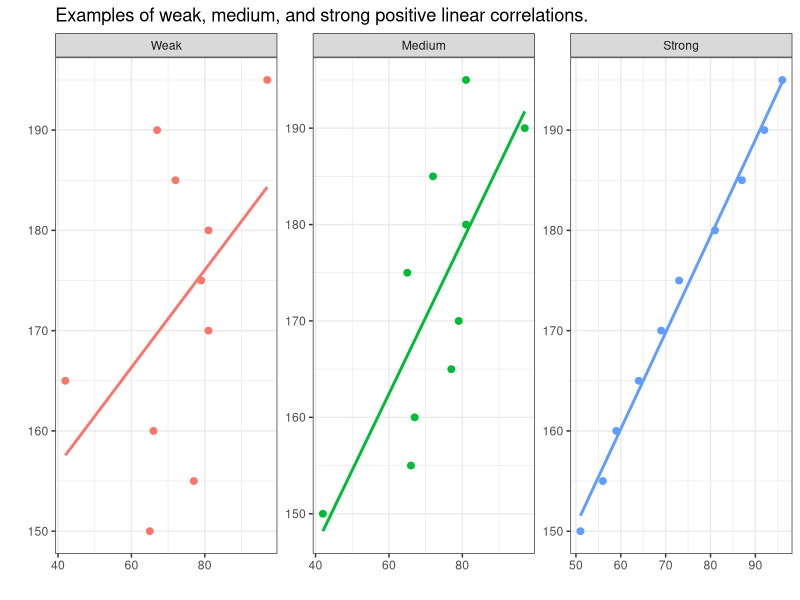
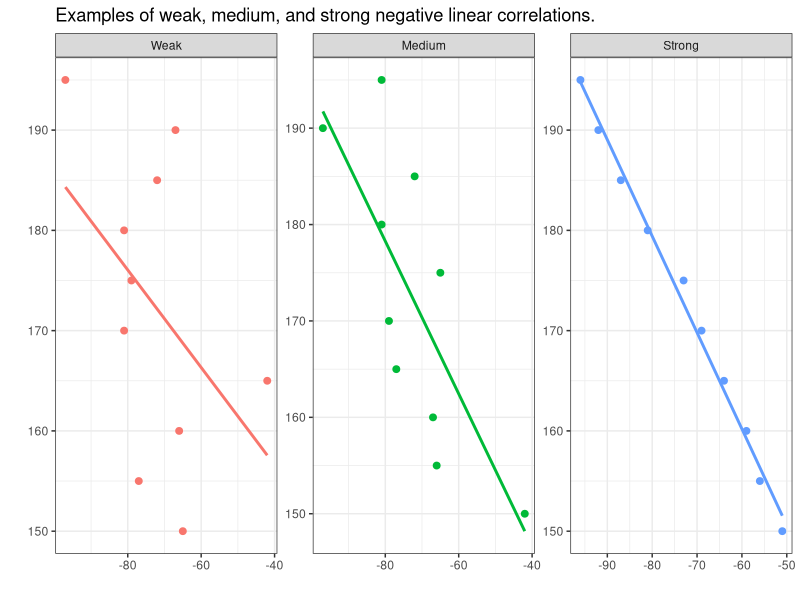

These charts were generated, in order, by the following R code:
## ---- chunk 1
library(tidyverse)
Class <- c("Experimental research",
            "Observational research", 
            "Observational research",
            "Observational research", 
            "Observational research")
Design <- c("Experimental",
            "Behavioral", 
            "Archival/Review",
            "Introspection", 
            "Questionnaire")
Example <- c("Reaction time measurements",
             "Corpus study",
             "Systematic literature review",
             "Grammaticality judgements",
             "Language use survey")
Directness <- c("high",
                "high",
                "low",
                "high",
                "medium")
Costs <- c("high/variable",
           "low/variable",
           "low",
           "low",
           "low")
Ext_Validity <- c("high",
                  "low/variable",
                  "low",
                  "low/variable",
                  "medium")
Int_Validity <- c("high",
                  "high",
                  "medium",
                  "high",
                  "medium")
Access_Participants <- c("low",
                         "medium",
                         "high",
                         "low",
                         "high")
# generate table
designs <- data.frame(
  Class, Design, Example, Directness, Costs, Ext_Validity, Int_Validity,  Access_Participants
)
colnames(designs) <- c("Type", "Research design", "Example", "Directness of access to phenomenon", "Cost/Labor intensity", "External validity (generalizability)", "Internal validity", "Ease of data collection (e.g. access to participants)")
# generate flextable object
library(flextable)

designs %>%
  as.data.frame() %>%
  flextable() %>%
  flextable::set_table_properties(width = .75, layout = "autofit") %>%
  flextable::theme_zebra() %>%
  flextable::fontsize(size = 12) %>%
  flextable::fontsize(size = 12, part = "header") %>%
  flextable::align_text_col(align = "center") %>%
  flextable::set_caption(caption = "Overview of advantages and disadvantages of different research designs.")  %>%
  flextable::merge_v(j = ~ Type) %>%
  flextable::border_outer()
## ---- chunk 2
variabletb <- matrix(c("Nominal Scaled / Categorical Variables", "Gender, Nationality, Part of Speech", "Ordinal Scaled Variables", "Graduation, School Grades, Military Rank", "Interval Scaled Variables", "Temperature, Acceptability Judgments", "Ratio-scaled Variables", "Age, Duration, Number of Syllables", "Variables reflecting counts", "Errors in 1000 word essays"), nrow = 5, byrow = T)
# add column and row names
colnames(variabletb) <- c("Variable Type", "Variable Level")
variabletb %>%
  as.data.frame() %>%
  flextable() %>%
  flextable::set_table_properties(width = .75, layout = "autofit") %>%
  flextable::theme_zebra() %>%
  flextable::fontsize(size = 12) %>%
  flextable::fontsize(size = 12, part = "header") %>%
  flextable::align_text_col(align = "center") %>%
  flextable::set_caption(caption = "Variable types/Variable scales with examples.")  %>%
  flextable::border_outer()
## ---- chunk 3
variableextb <- matrix(c("Carl Lewis", "Ben Johnson", "Steve Davis", "1", "2", "3", "9.86", "9.97", "10.06"), nrow = 3, byrow = F)
# add column and row names
colnames(variableextb) <- c("Name", "Rank", "Time")
# inspect data
variableextb %>%
  as.data.frame() %>%
  flextable() %>%
  flextable::set_table_properties(width = .75, layout = "autofit") %>%
  flextable::theme_zebra() %>%
  flextable::fontsize(size = 12) %>%
  flextable::fontsize(size = 12, part = "header") %>%
  flextable::align_text_col(align = "center") %>%
  flextable::set_caption(caption = "Results of a 100 meter dash.")  %>%
  flextable::border_outer()
## ---- chunk 4
Height <- c(150, 155, 160, 165, 170, 175, 180, 185, 190, 195,
            150, 155, 160, 165, 170, 175, 180, 185, 190, 195,
            150, 155, 160, 165, 170, 175, 180, 185, 190, 195)
Weight <- c(51, 56, 59, 64, 69, 73, 81, 87, 92, 96,
            42, 66, 67, 77, 79, 65, 81, 72, 97, 81,
            65, 77, 66, 42, 81, 79,  81, 72, 67, 97)
Correlation <- rep(c("Strong", "Medium", "Weak"), each = 10)
dat <- data.frame(Correlation, Height, Weight) %>%
  dplyr::mutate(Correlation = factor(Correlation, levels = c("Weak", "Medium", "Strong")))
dat %>%
  ggplot(aes(Weight, Height, group = Correlation, color = Correlation)) +
  facet_wrap(~Correlation, scales = "free") +
  geom_point(size = 2) +
  stat_smooth(method='lm', se = F, alpha = .5) +
  theme_bw() +
  theme(legend.position = "none") +
  labs(title = "Examples of weak, medium, and strong positive linear correlations.",
       x = "", y = "")
## ---- chunk 5
dat %>%
  dplyr::mutate(Weight = -Weight) %>%
  ggplot(aes(Weight, Height, group = Correlation, color = Correlation)) +
  facet_wrap(~Correlation, scales = "free") +
  geom_point(size = 2) +
  stat_smooth(method='lm', se = F, alpha = .5) +
  theme_bw() +
  theme(legend.position = "none") +
  labs(title = "Examples of weak, medium, and strong negative linear correlations.",
       x = "", y = "")
